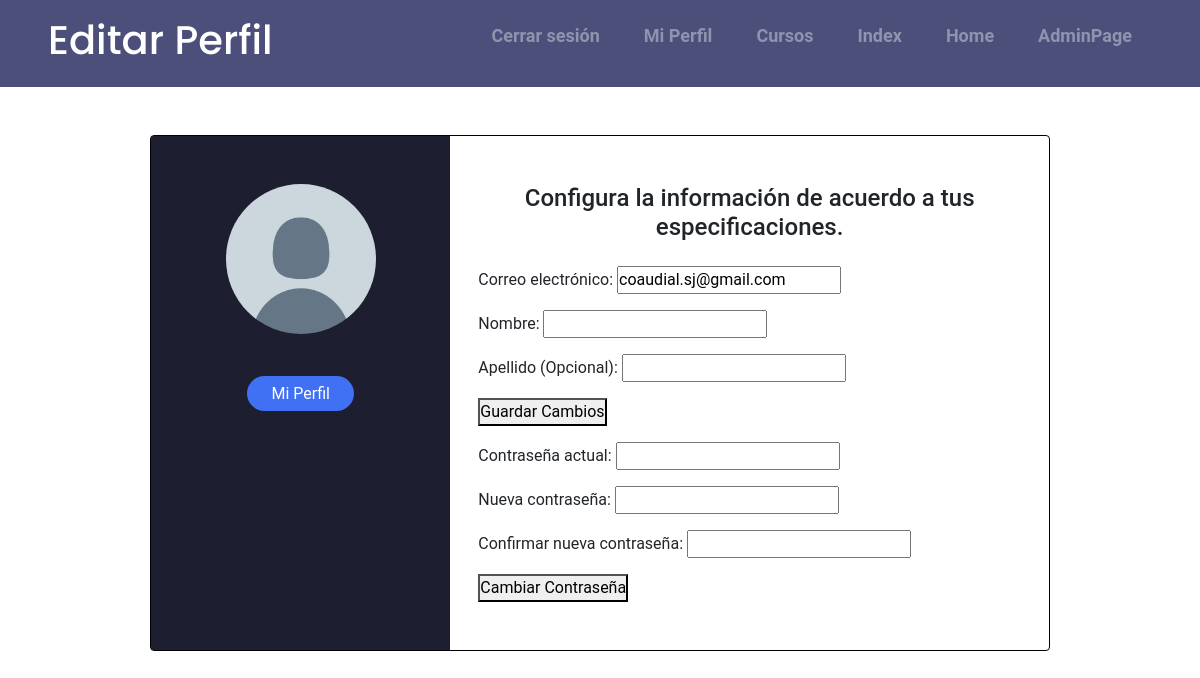
Page /profile/edit/ (signed in) on the earlier database version.
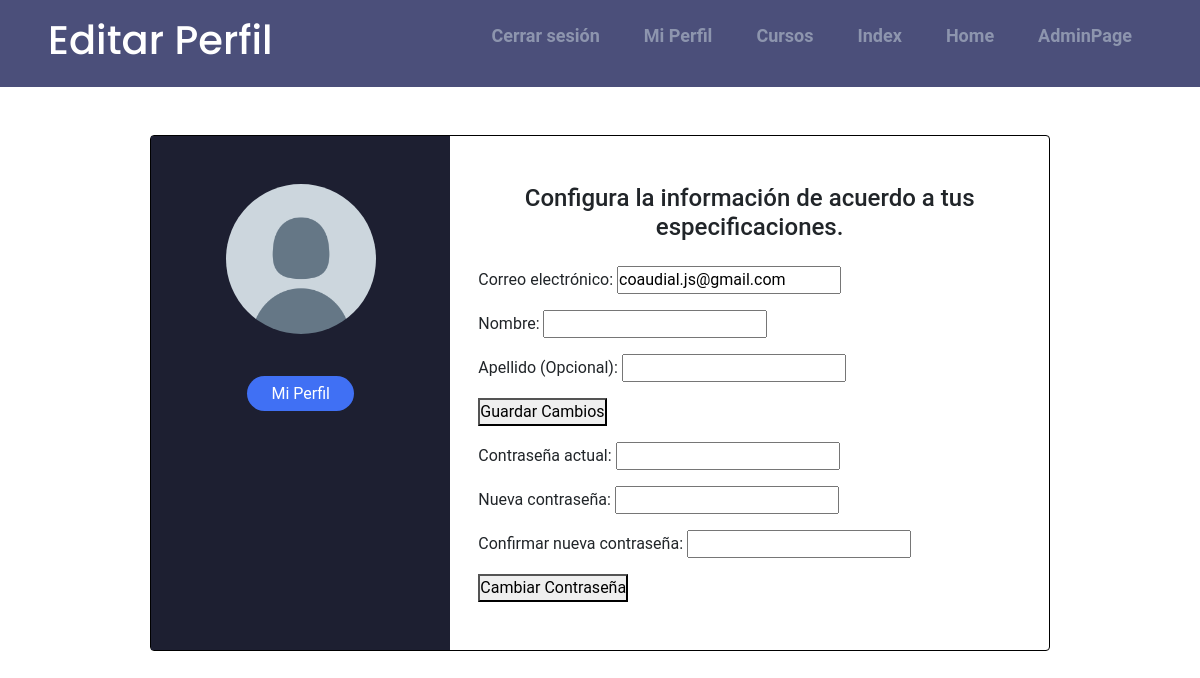
Same page on the later database version.
### tasks/models.py (models this page shows)
class CustomUser(AbstractUser):
    USER_TYPE_CHOICES = (
        (1, 'normal'),
        (2, 'organizacion'),
    )
    user_type = models.PositiveSmallIntegerField(choices=USER_TYPE_CHOICES, null="True", blank="True")
    email = models.EmailField(max_length=254)
    first_name = models.CharField(max_length=30)
    last_name = models.CharField(max_length=30, null=True, blank=True)
    groups = models.ManyToManyField(Group, related_name="customuser_groups")
    user_permissions = models.ManyToManyField(Permission, related_name="customuser_user_permissions")

### tasks/views.py (the view)
# urls.py: path('profile/edit/', views.edit_profile, name='edit_profile'),
@login_required
def edit_profile(request):
    if request.method == 'POST':
        form = EditProfileForm(request.POST, instance=request.user)
        if 'submit-profile' in request.POST:
            if form.is_valid():
                form.save()
                return redirect('profile', username=request.user.username)
        elif 'submit-password' in request.POST:
            password_form = CustomPasswordChangeForm(request.user, request.POST)
            if password_form.is_valid():
                user = password_form.save()
                update_session_auth_hash(request, user)  # Actualiza la sesión para que no sea necesario volver a iniciar sesión
                return redirect('profile', username=request.user.username)
    else:
        form = EditProfileForm(instance=request.user)
        password_form = CustomPasswordChangeForm(request.user)
    return render(request, 'tasks/perfiles/edit_profile.html', {'form': form, 'password_form': password_form})

### tasks/forms.py
class EditProfileForm(UserChangeForm):
    class Meta:
        model = CustomUser
        fields = ('email', 'first_name', 'last_name')
        labels = {
            'email': 'Correo electrónico',
            'first_name': 'Nombre',
            'last_name': 'Apellido (Opcional)',
        }
    def __init__(self, *args, **kwargs):
        super(EditProfileForm, self).__init__(*args, **kwargs)
        del self.fields['password']

class CustomPasswordChangeForm(PasswordChangeForm):
    old_password = forms.CharField(
        label="Contraseña actual",
        strip=False,
        widget=forms.PasswordInput(attrs={'autocomplete': 'current-password', 'autofocus': True}),
    )
    new_password1 = forms.CharField(
        label="Nueva contraseña",
        strip=False,
        widget=forms.PasswordInput(attrs={'autocomplete': 'new-password'}),
    )
    new_password2 = forms.CharField(
        label="Confirmar nueva contraseña",
        strip=False,
        widget=forms.PasswordInput(attrs={'autocomplete': 'new-password'}),
    )

### tasks/templates/tasks/perfiles/edit_profile.html (shortened to what this page needs)
{% extends "../bases/header_base.html" %}
{% block header %}
  <h1 class="logo-letras"> Editar Perfil </h1>
{% endblock %}
{% block content %}
<link rel="stylesheet" href="https://cdn.jsdelivr.net/npm/bootstrap@5.0.0-alpha1/dist/css/bootstrap.min.css">
<div class="container rounded bg-white mt-5 mb-5" style="max-width: 900px; border: 1px solid black;">
  <div class="row">
      <div class="col-md-4 border-right" style="background-color:#1D1F31;">
          <div class="d-flex flex-column align-items-center text-center p-3 py-5"><img class="rounded-circle mb-5" width="150px" src="../../../static/tasks/img/perfil.png"><span class="font-weight-bold"><a href="{% url 'profile' request.user.username %}" class="button">Mi Perfil</a></span></div>
      </div>
      <div class="col-md-8 border-right">
          <div class="p-3 py-5">
              <div class="d-flex justify-content-between align-items-center mb-3">
                  <h4 class="text-center">Configura la información de acuerdo a tus especificaciones.</h4>
              </div>
              <div class="row mt-2">
                <form method="POST">
                  {{ form.as_p }}
                  <button type="submit" name="submit-profile">Guardar Cambios</button>
                </form>
              </div>
              <div class="row mt-3">
                <form method="POST">
                  {{ password_form.as_p }}
                  <button type="submit" name="submit-password">Cambiar Contraseña</button>
                </form>
              </div>
          </div>
      </div>
  </div>
</div>
<link rel="stylesheet" href="../../../static/frontend/edit-profile.css">
{% endblock %}

Differences in the rows shown:
changed CustomUser: email "coaudial.sj@gmail.com" → "coaudial.js@gmail.com"
